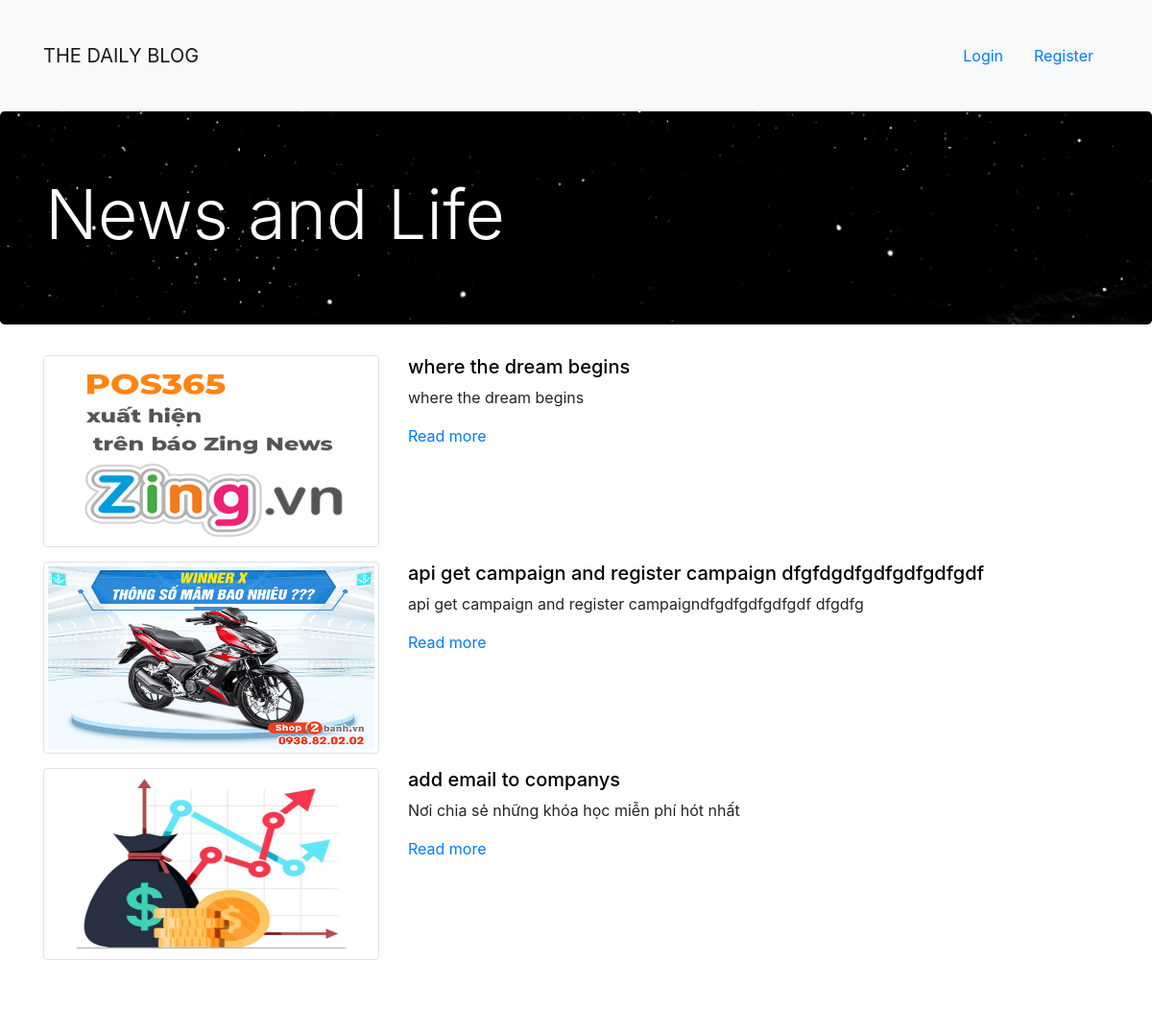
The page / on the database its author committed.
### tables this page shows
CREATE TABLE `posts` (
  `id` int(11) NOT NULL,
  `title` varchar(255) DEFAULT NULL,
  `description` varchar(255) DEFAULT NULL,
  `image` varchar(255) DEFAULT NULL,
  `contents` text NOT NULL
);

### index.php (the view, shortened to what this page needs)
<?php
    $conn = mysqli_connect("sql309.epizy.com", "epiz_28035304", "z1WwrOjjVntsR", "epiz_28035304_blog") or die ();
    mysqli_set_charset($conn, "utf8");
    $sql = "SELECT * FROM `posts`";
    $result = mysqli_query($conn, $sql) or die("Lỗi Truy Vấn fetch" .mysqli_error($conn));
    $datas = [];
    if( $result)
    {
        while ($num = mysqli_fetch_assoc($result))
        {
            $datas[] = $num;
        }
    }
?>
<!doctype html>
<html lang="en">
<head>
    <link rel="stylesheet" href="https://maxcdn.bootstrapcdn.com/bootstrap/4.0.0-beta.2/css/bootstrap.min.css">
    <link rel="stylesheet" href="https://cdnjs.cloudflare.com/ajax/libs/font-awesome/5.15.3/css/all.min.css">
    <link rel="stylesheet" href="style.css">
</head>
<body>
    <nav class="navbar navbar-expand-lg navbar-light bg-light">
        <div class="container">
            <a class="navbar-brand" href="index.php"></i> THE DAILY BLOG </a>
            <ul class="nav">
                <?php if (isset($_SESSION['user'])) : ?>
                    <?php $user = $_SESSION['user'] ?>
                    <li class="nav-item">
                        <a class="nav-link active" href="">Hello : <?php echo $user['name'] ?></a>
                    </li>
                    <?php if ($user['user_role']) : ?>
                    <li class="nav-item">
                        <a class="nav-link active" href="/admin/post/index.php">Post Management</a>
                    </li>
                    <?php endif; ?>
                    <li class="nav-item">
                        <a class="nav-link active" href="logout.php">Log out</a>
                    </li>
                <?php else: ?>
                    <li class="nav-item">
                        <a class="nav-link active" href="login.php">Login</a>
                    </li>
                    <li class="nav-item">
                        <a class="nav-link active" href="register.php">Register</a>
                    </li>
                <?php endif; ?>
            </ul>
        </div>
    </nav>
    <div class="jumbotron text-white front">
        <div class="container">
            <h1 class="display-3"></i> News and Life </h1>
        </div>
    </div>
    <div class="container">
        <div class="row">
            <div class="col-md-12">
                <?php foreach ($datas as $key => $item) : ?>
                <div class="row item-post" style="margin-bottom: 15px">
                    <div class="col-md-4">
                        <a href="detail.php?id=<?= $item['id'] ?>"><img src="../../upload/posts/<?php echo $item['image'] ?>" alt="post img" class="pull-left img-responsive thumb margin10 img-thumbnail img-thumbnail-home"></a>
                    </div>
                    <div class="col-md-8">
                        <a href="detail.php?id=<?= $item['id'] ?>" style="color: black"><h1 class="title-post"><?php echo $item['title'] ?></h1></a>
                        <article class="text-justify">
                            <p><?php echo $item['description'] ?></p>
                        </article>
                        <a class="" href="detail.php?id=<?= $item['id'] ?>">Read more</a>
                    </div>
                </div>
                <?php endforeach; ?>
            </div>
        </div>
    </div>
    <footer style="background:black;padding: 1%; color:white; text-align: center;">
        <h4 class="font-weight-thin">Copyright © 2021 Duc Thinh </h4>
    </footer>
</body>
</html>

### style.css (style rules this page uses)
.front { background: url(images/uni.jpg); background-size: cover; background-attachment: fixed; text-shadow: 1px 1px 2px black; }
footer { background: url(https://img.freepik.com/free-vector/black-polygonal-seamless-pattern-with-triangles-dark-repeating-geometric-texture-with-extruded-surface-effect-illustration-background-wallpaper-interior-textile-wrapping-paper-print_278395-91.jpg) !important; background-size: contain; }
.title-post { font-size: 20px; }
.img-thumbnail-home { width: 100%; height: 200px; }
ul { margin-left: -17px; list-style-type: none; }
ul li { margin: 30px 0; color: #6E6B66; position: relative; }

### rows shown on the page
posts: image (picture), title "where the dream begins", description "where the dream begins"
posts: image (picture), title "api get campaign and register campaign dfgfdgdfgdfgdfgdfgdf", description "api get campaign and register campaigndfgdfgdfgdfgdf dfgdfg"
posts: image (picture), title "add email to companys", description "Nơi chia sẻ những khóa học miễn phí hót nhất"
